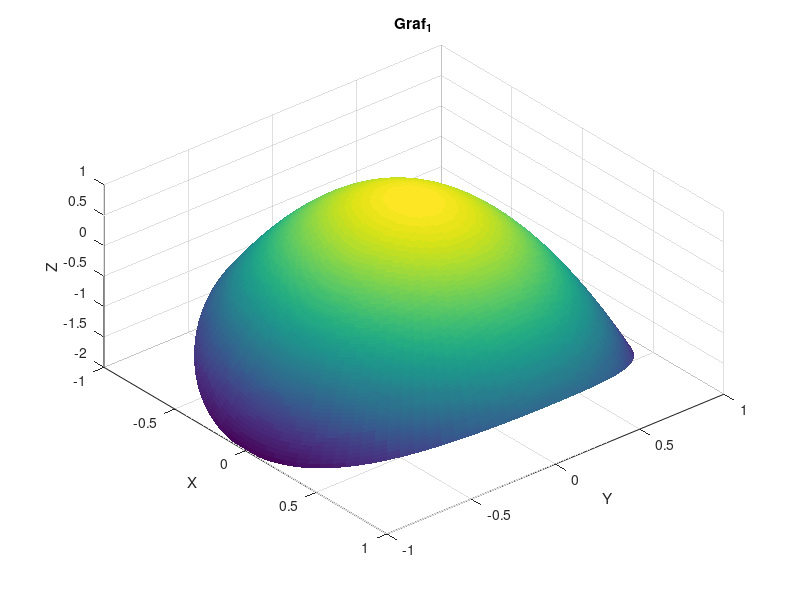
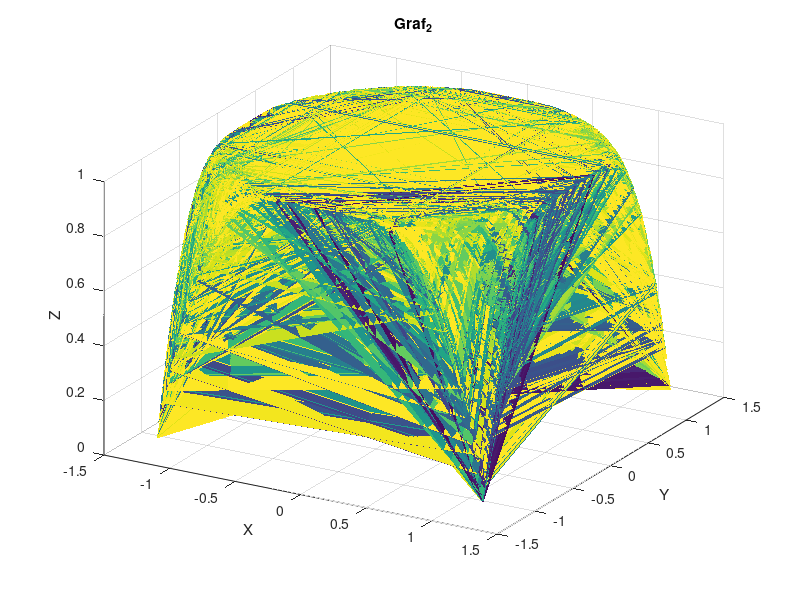
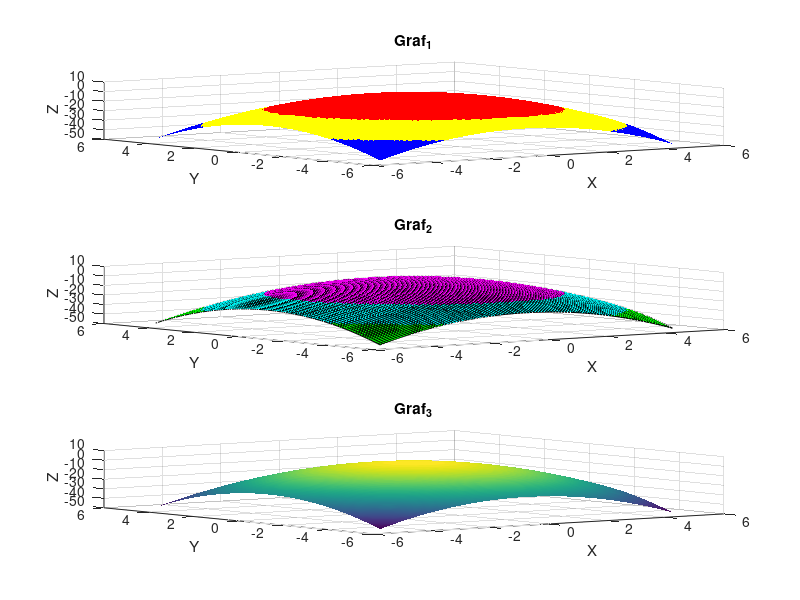

Here is the MATLAB script that generated these plots, in order:
clear
close all
theta = linspace(0, 2*pi);
r = linspace(0, 1);
[Theta, R] = meshgrid(theta, r);
[X, Y] = pol2cart(Theta, R);
Z = 1 - 2.*X.^2 - 3.*Y.^2;
figure
surf(X, Y, Z)
colormap default
shading flat
view(50,50)
title("Graf_1")
xlabel("X")
ylabel("Y")
zlabel("Z")
%%
clear
close all
x = (2*rand(1,200)-1).*sqrt(pi/2);
y = (2*rand(1,200)-1).*sqrt(pi/2);
[X, Y] = meshgrid(x, y);
Z = sin((X.^2) + (Y.^2));
figure
surf (X, Y, Z)
colormap default
shading flat
view(30,30)
title("Graf_2")
xlabel("X")
ylabel("Y")
zlabel("Z")
%%
clear
close all
x = -5:0.1:5;
y = -5:0.1:5;
[X, Y] = meshgrid(x, y);
Z = 1 - (X.^2 + Y.^2);
figure

ax1 = subplot(3, 1, 1);
cmap = [0 0 1; 1 1 0; 1 0 0];
surf (X, Y, Z)
colormap(ax1, cmap)
shading flat
title("Graf_1")
xlabel("X")
ylabel("Y")
zlabel("Z")

ax2 = subplot(3, 1, 2);
cmap2 = [0 1 0; 0 1 1; 1 0 1];
surf (X, Y, Z)
colormap(ax2, cmap2)
shading faceted
title("Graf_2")
xlabel("X")
ylabel("Y")
zlabel("Z")

ax3 = subplot(3, 1, 3);
surf (X, Y, Z)
colormap(ax3, "default")
shading interp
title("Graf_3")
xlabel("X")
ylabel("Y")
zlabel("Z")
